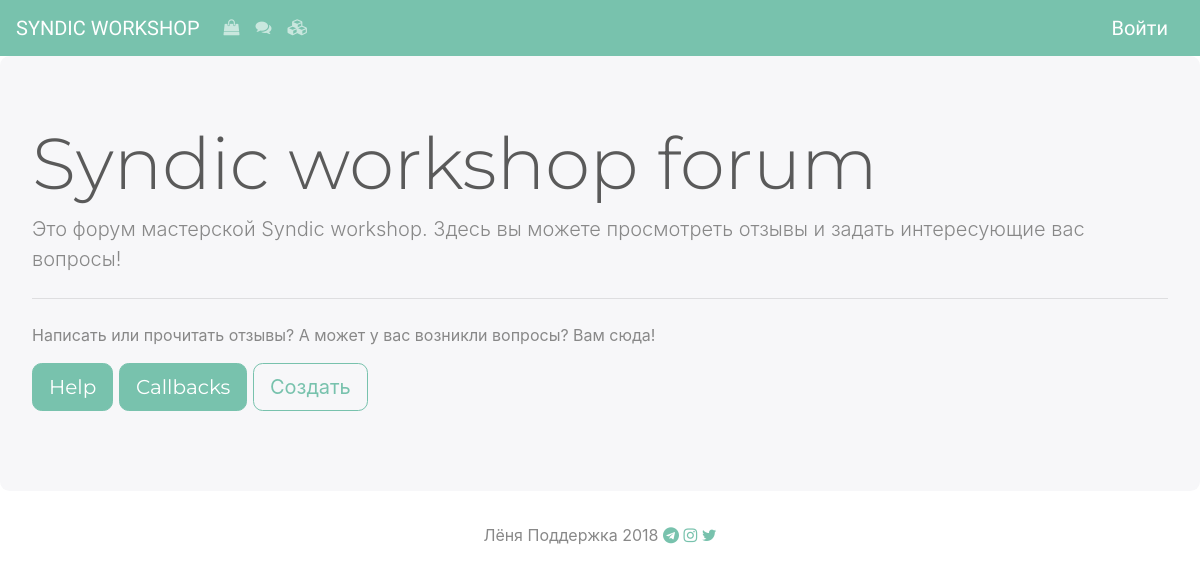
Before: /forum/ with the older database file.
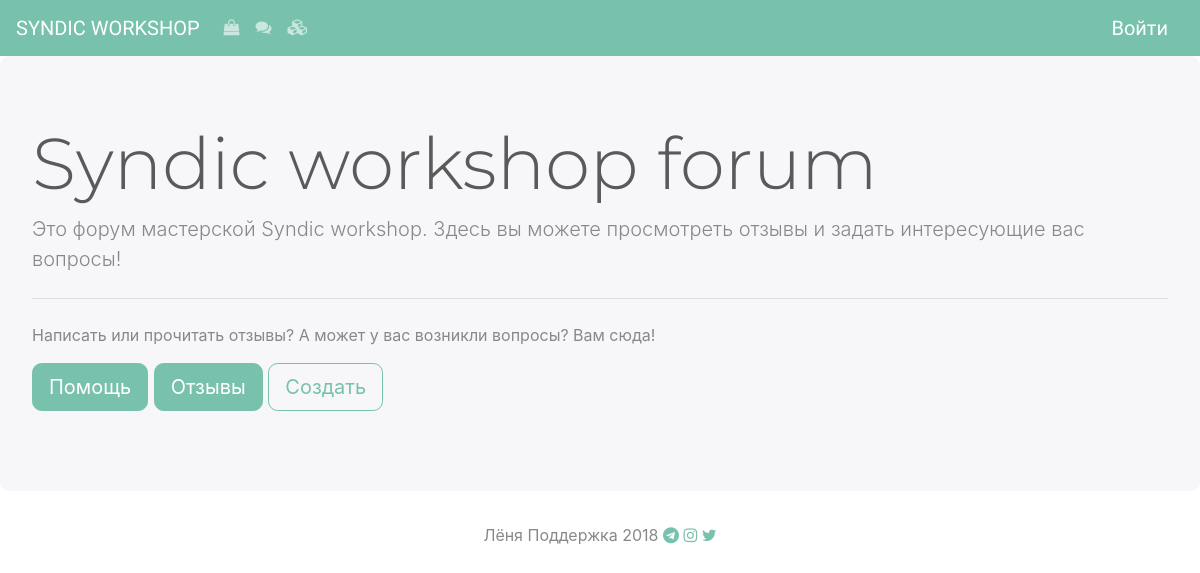
After: the same page with the newer database file.
### forum/models.py (models this page shows, shortened)
class Theme(models.Model):
    creator = models.CharField(max_length = 250)
    theme_title = models.CharField(max_length = 1000)
    theme_def = models.CharField(max_length=1000)
    theme_image = models.CharField(max_length = 2000)

### forum/views.py (the view)
class IndexView(generic.ListView):
    template_name = 'forum/index.html'
    context_object_name = 'themes'
    def get_queryset(self):
        return Theme.objects.all()

### forum/templates/forum/index.html (shortened to what this page needs)
{% extends 'forum/base.html' %}
{% block content %}
<div class="jumbotron">
  <h1 class="display-3">Syndic workshop forum</h1>
  <p class="lead">Это форум мастерской Syndic workshop. Здесь вы можете просмотреть отзывы и задать интересующие вас вопросы!</p>
  <hr class="my-4">
  <p>Написать или прочитать отзывы? А может у вас возникли вопросы? Вам сюда!</p>
  <p class="lead">
      {% for theme in themes%}
            <a class="btn btn-primary btn-lg" href="{% url 'forum:detail' theme.id %}" role="button">{{ theme.theme_title }}</a>
      {% endfor %}
            <a class="btn btn-primary btn-link btn-lg" href="{% url 'forum:theme-add'%}" role="button">Создать</a>
  </p>
</div>
{% endblock %}

### forum/templates/forum/base.html (shortened to what this page needs)
<!DOCTYPE html>
<html lang="en">
<head>
    {% load staticfiles %}
    <link rel="stylesheet" type = "text/css" href="{% static 'forum/style.css' %}">
    <link rel="stylesheet" type = "text/css" href="{%static 'forum/font-awesome-4.7.0/css/font-awesome.css'%}">
</head>
<body>
<nav class="navbar navbar-expand-lg navbar-dark bg-primary">
  <a class="navbar-brand" href="{%url 'main:index'%}">SYNDIC WORKSHOP</a>
  <div class="collapse navbar-collapse" id="navbarColor01">
    <ul class="navbar-nav mr-auto">
      <li class="nav-item ">
        <a class=" nav-link " href="{% url 'shop:index'%}">
            <i class="fa fa-shopping-bag" aria-hidden="true"></i>
        </a>
      </li>
      <li class="nav-item">
        <a class="nav-link" href="{% url 'forum:index'%}"><i class="fa fa-comments" aria-hidden="true"></i></a>
      </li>
        <li class="nav-item">
        <a class="nav-link" href="{% url 'constructor:index'%}"><i class="fa fa-cubes" aria-hidden="true"></i></a>
      </li>
    </ul>
      {%if user.is_authenticated%}
      <ul class="navbar-nav">
          <li class="nav-item dropdown ">
        <a class="nav-link dropdown-toggle " href="#" id="navbarDropdownMenuLink" data-toggle="dropdown" aria-haspopup="true" aria-expanded="false">
            <span class = "proflink">{{user.username|upper}}</span>
        </a>
        <div class="dropdown-menu dropdown-menu-right" aria-labelledby="navbarDropdownMenuLink">
          <a class="dropdown-item" href="{% url 'forum:profile'%}">Профиль</a>
          <a class="dropdown-item" href="{% url 'forum:logout'%}">Выйти</a>
        </div>
      </li>
    </ul>
    {% else %}
        <a class="navbar-brand" href="{%url 'forum:login'%}">Войти</a>
    {%endif%}
  </div>
</nav>
{% block content %}
{%endblock%}
<div class="footer-bottom">
    <div class ="container">
        <div class ="row align-items-center justify-content-center">
            <div class = "col-xs-12">
                <p>Лёня Поддержка 2018
                <a  href="https://t-do.ru/Kohtla"><i class="fa fa-telegram" aria-hidden="true"></i></a>
                <a  href="https://www.instagram.com/jarve_kohtla/"><i class="fa fa-instagram" aria-hidden="true"></i></a>
                <a  href="https://twitter.com/JarveKohtla"><i class="fa fa-twitter" aria-hidden="true"></i></a>
            </div>
        </div>
    </div>
</div>
</body>
</html>

Changed rows visible on the page:
changed Theme: theme_title "Help" → "Помощь"
changed Theme: theme_title "Callbacks" → "Отзывы"
